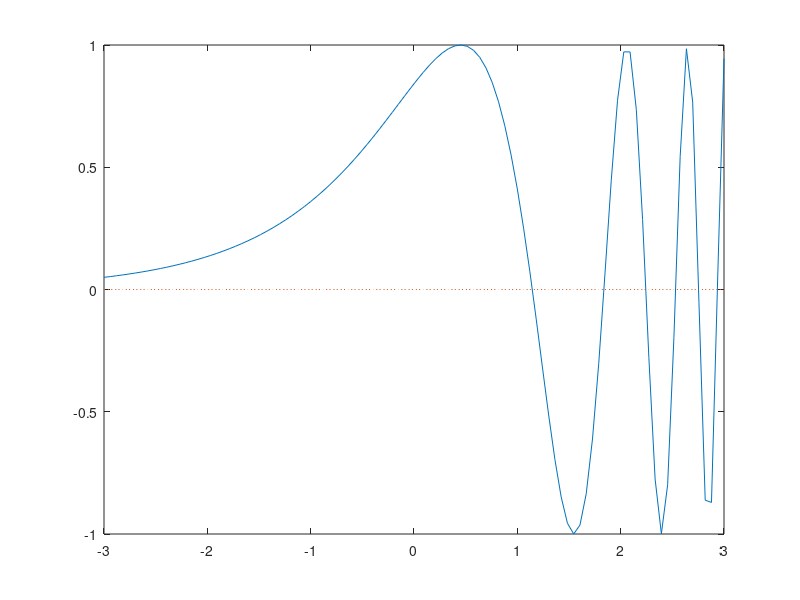

Write MATLAB code to recreate this figure. (Note: this script raises an error after producing the figure.)
%% 3_a
clear;
a = -3;
b = 3;
m = 100;
x = linspace(a, b, m);
f = 'sin(exp(1).^x)';
plot(x , eval(f), x , 0*x, ':');
z = ginput(1);
[zr, fr] = fzero(f, z(1));
hold on;
plot(zr, fr, '.r', 'MarkerSize', 20);
plot(z(1), z(2), '.k', 'MarkerSize', 20);
grid on;

%% 3_b
clear;
a = 0;
b = 2*pi;
m = 100;
x = linspace(a, b, m);
f = 'sin(x.*(1-x))';
plot(x , eval(f), x , 0*x, ':');
z = ginput(1);
[zr, fr] = fzero(f, z(1));
hold on;
plot(zr, fr, '.r', 'MarkerSize', 20);
plot(z(1), z(2), '.k', 'MarkerSize', 20);
grid on;

%% 3_c
clear;
a = 0;
b = 4*pi;
m = 100;
x = linspace(a, b, m);
f = 'x.*sin(x)-cos(x)';
plot(x , eval(f), x , 0*x, ':');
z = ginput(1);
[zr, fr] = fzero(f, z(1));
hold on;
plot(zr, fr, '.r', 'MarkerSize', 20);
plot(z(1), z(2), '.k', 'MarkerSize', 20);
grid on;

%% 3_d
clear;
a = pi/2;
b = 3*pi;
m = 100;
x = linspace(a, b, m);
f = 'sin(x).^2+(1/2-1./x).*cos(x)-1/2';
plot(x , eval(f), x , 0*x, ':');
z = ginput(1);
[zr, fr] = fzero(f, z(1));
hold on;
plot(zr, fr, '.r', 'MarkerSize', 20);
plot(z(1), z(2), '.k', 'MarkerSize', 20);
grid on;

%% 3_e
clear;
a = -2*pi;
b = 6*pi;
m = 100;
x = linspace(a, b, m);
f = '5.*exp(1).^(-0.1.*x).*sin(x)-0.1.*x';
plot(x , eval(f), x , 0*x, ':');
z = ginput(1);
[zr, fr] = fzero(f, z(1));
hold on;
plot(zr, fr, '.r', 'MarkerSize', 20);
plot(z(1), z(2), '.k', 'MarkerSize', 20);
grid on;

%% 4
clear;
root1 = fzero(@(x)x.^2+1, 1i);
root2 = fzero(@(x)x.^2+1, -1i);
syms x;
f = x^2+1;
solve1 = solve(f);
disp(root1);
disp(root2);
disp(solve1);

%% 5
clear;
a = -1;
b = 1;
m = 100;
x = linspace(a, b, m);
f = 'x.^2-exp(1).^(0.001+x.^2)';
plot(x , eval(f));
syms x;
f = x-exp(1)^(0.001+x^2);
solve1 = solve(f);
disp(solve1);

%% Метод Ньютона
clear;
a = -10;
b = 10;
m = 100;
x = linspace(a, b, m);
h = 1;
iter = 100;
eps = 0.01;
f = '1+x.*sin(x)';
plot(x , eval(f), x , 0*x, ':');
z = ginput(1);
hold on;
F = @(x)1+x.*sin(x);
DF = @(x)sin(x)+x.*cos(x);
x0 = z(1)+a;
x1 = z(1)+b;
Xi = (x0+x1)/2; 
Yo = F(x0);
i = 0;
while abs(Yo) > eps && i < iter
    Xiplus = Xi - F(Xi)/DF(Xi);
    Xi = Xiplus;
    Y = F(Xiplus);
    i = i+1;
end
plot(z(1), z(2), '.k', 'MarkerSize', 20);
plot(Xiplus, Y, '.r', 'MarkerSize', 20);
grid on;
